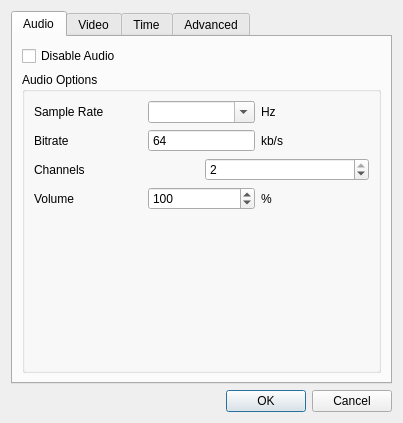
<?xml version="1.0" encoding="UTF-8"?>
<ui version="4.0">
 <class>ConversionParameterDialog</class>
 <widget class="QDialog" name="ConversionParameterDialog">
  <property name="geometry">
   <rect>
    <x>0</x>
    <y>0</y>
    <width>403</width>
    <height>423</height>
   </rect>
  </property>
  <property name="sizePolicy">
   <sizepolicy hsizetype="Ignored" vsizetype="Ignored">
    <horstretch>0</horstretch>
    <verstretch>0</verstretch>
   </sizepolicy>
  </property>
  <property name="windowTitle">
   <string>Conversion Parameters</string>
  </property>
  <layout class="QHBoxLayout" name="horizontalLayout">
   <item>
    <layout class="QVBoxLayout" name="verticalLayout">
     <item>
      <widget class="QTabWidget" name="tabWidget">
       <property name="currentIndex">
        <number>0</number>
       </property>
       <widget class="QWidget" name="tab_audio">
        <attribute name="title">
         <string>Audio</string>
        </attribute>
        <layout class="QVBoxLayout" name="verticalLayout_2">
         <item>
          <widget class="QCheckBox" name="chkDisableAudio">
           <property name="text">
            <string>Disable Audio</string>
           </property>
          </widget>
         </item>
         <item>
          <widget class="QGroupBox" name="groupAudioOptions">
           <property name="title">
            <string>Audio Options</string>
           </property>
           <layout class="QFormLayout" name="formLayout">
            <item row="0" column="0" colspan="2">
             <layout class="QHBoxLayout" name="horizontalLayout_4">
              <item>
               <widget class="QLabel" name="lblSampleRate">
                <property name="text">
                 <string>Sample Rate</string>
                </property>
               </widget>
              </item>
              <item>
               <widget class="QComboBox" name="cbAudioSampleRate">
                <property name="editable">
                 <bool>true</bool>
                </property>
               </widget>
              </item>
              <item>
               <widget class="QLabel" name="lblHz">
                <property name="text">
                 <string>Hz</string>
                </property>
               </widget>
              </item>
             </layout>
            </item>
            <item row="1" column="0" colspan="2">
             <layout class="QHBoxLayout" name="horizontalLayout_5">
              <item>
               <widget class="QLabel" name="lblAudioBitrate">
                <property name="text">
                 <string>Bitrate</string>
                </property>
               </widget>
              </item>
              <item>
               <widget class="QSpinBox" name="spinAudioBitrate">
                <property name="buttonSymbols">
                 <enum>QAbstractSpinBox::NoButtons</enum>
                </property>
                <property name="specialValueText">
                 <string>(auto)</string>
                </property>
                <property name="maximum">
                 <number>9999</number>
                </property>
                <property name="value">
                 <number>64</number>
                </property>
               </widget>
              </item>
              <item>
               <widget class="QLabel" name="lblAudioBitrateUnit">
                <property name="text">
                 <string>kb/s</string>
                </property>
               </widget>
              </item>
             </layout>
            </item>
            <item row="2" column="0" colspan="2">
             <layout class="QHBoxLayout" name="horizontalLayout_6">
              <item>
               <widget class="QLabel" name="label">
                <property name="text">
                 <string>Channels</string>
                </property>
               </widget>
              </item>
              <item>
               <widget class="QSpinBox" name="spinChannels">
                <property name="specialValueText">
                 <string>(auto)</string>
                </property>
                <property name="minimum">
                 <number>0</number>
                </property>
                <property name="maximum">
                 <number>2</number>
                </property>
                <property name="value">
                 <number>2</number>
                </property>
               </widget>
              </item>
             </layout>
            </item>
            <item row="3" column="0" colspan="2">
             <layout class="QHBoxLayout" name="horizontalLayout_12">
              <item>
               <widget class="QLabel" name="label_6">
                <property name="text">
                 <string>Volume</string>
                </property>
               </widget>
              </item>
              <item>
               <widget class="QSpinBox" name="spinVolume">
                <property name="minimum">
                 <number>1</number>
                </property>
                <property name="maximum">
                 <number>200</number>
                </property>
                <property name="value">
                 <number>100</number>
                </property>
               </widget>
              </item>
              <item>
               <widget class="QLabel" name="label_7">
                <property name="text">
                 <string>%</string>
                </property>
               </widget>
              </item>
             </layout>
            </item>
           </layout>
          </widget>
         </item>
        </layout>
       </widget>
       <widget class="QWidget" name="tab_video">
        <attribute name="title">
         <string>Video</string>
        </attribute>
        <layout class="QVBoxLayout" name="verticalLayout_3">
         <item>
          <widget class="QCheckBox" name="chkDisableVideo">
           <property name="text">
            <string>Disable Video</string>
           </property>
          </widget>
         </item>
         <item>
          <widget class="QGroupBox" name="groupVideoOptions">
           <property name="title">
            <string>Video Options</string>
           </property>
           <layout class="QFormLayout" name="formLayout_2">
            <item row="6" column="0">
             <widget class="QCheckBox" name="chkVideoSameQuality">
              <property name="toolTip">
               <string>Same Quantizer as Source</string>
              </property>
              <property name="text">
               <string>Same Quantizer as Source</string>
              </property>
             </widget>
            </item>
            <item row="7" column="0">
             <widget class="QCheckBox" name="chkDeinterlace">
              <property name="text">
               <string>Deinterlace</string>
              </property>
             </widget>
            </item>
            <item row="0" column="0" colspan="2">
             <layout class="QHBoxLayout" name="horizontalLayout_9">
              <item>
               <layout class="QHBoxLayout" name="horizontalLayout_7">
                <item>
                 <widget class="QLabel" name="label_2">
                  <property name="text">
                   <string>Width</string>
                  </property>
                 </widget>
                </item>
                <item>
                 <widget class="QSpinBox" name="spinWidth">
                  <property name="buttonSymbols">
                   <enum>QAbstractSpinBox::UpDownArrows</enum>
                  </property>
                  <property name="suffix">
                   <string> px</string>
                  </property>
                  <property name="maximum">
                   <number>9999</number>
                  </property>
                 </widget>
                </item>
                <item>
                 <spacer name="horizontalSpacer_2">
                  <property name="orientation">
                   <enum>Qt::Horizontal</enum>
                  </property>
                  <property name="sizeHint" stdset="0">
                   <size>
                    <width>40</width>
                    <height>20</height>
                   </size>
                  </property>
                 </spacer>
                </item>
               </layout>
              </item>
              <item>
               <layout class="QHBoxLayout" name="horizontalLayout_8">
                <item>
                 <widget class="QLabel" name="label_3">
                  <property name="text">
                   <string>Height</string>
                  </property>
                 </widget>
                </item>
                <item>
                 <widget class="QSpinBox" name="spinHeight">
                  <property name="buttonSymbols">
                   <enum>QAbstractSpinBox::UpDownArrows</enum>
                  </property>
                  <property name="suffix">
                   <string> px</string>
                  </property>
                  <property name="maximum">
                   <number>9999</number>
                  </property>
                 </widget>
                </item>
                <item>
                 <spacer name="horizontalSpacer_3">
                  <property name="orientation">
                   <enum>Qt::Horizontal</enum>
                  </property>
                  <property name="sizeHint" stdset="0">
                   <size>
                    <width>40</width>
                    <height>20</height>
                   </size>
                  </property>
                 </spacer>
                </item>
               </layout>
              </item>
             </layout>
            </item>
            <item row="1" column="0" colspan="2">
             <layout class="QHBoxLayout" name="horizontalLayout_10">
              <item>
               <widget class="QLabel" name="label_4">
                <property name="text">
                 <string>Bitrate</string>
                </property>
               </widget>
              </item>
              <item>
               <widget class="QSpinBox" name="spinVideoBitrate">
                <property name="buttonSymbols">
                 <enum>QAbstractSpinBox::NoButtons</enum>
                </property>
                <property name="specialValueText">
                 <string>(auto)</string>
                </property>
                <property name="maximum">
                 <number>9999</number>
                </property>
               </widget>
              </item>
              <item>
               <widget class="QLabel" name="label_5">
                <property name="text">
                 <string>kb/s</string>
                </property>
               </widget>
              </item>
             </layout>
            </item>
            <item row="4" column="0" colspan="2">
             <layout class="QGridLayout" name="gridLayout">
              <item row="0" column="1">
               <widget class="QSpinBox" name="spinCropTop">
                <property name="buttonSymbols">
                 <enum>QAbstractSpinBox::UpDownArrows</enum>
                </property>
                <property name="suffix">
                 <string> px</string>
                </property>
                <property name="maximum">
                 <number>9999</number>
                </property>
               </widget>
              </item>
              <item row="1" column="0">
               <widget class="QSpinBox" name="spinCropLeft">
                <property name="buttonSymbols">
                 <enum>QAbstractSpinBox::UpDownArrows</enum>
                </property>
                <property name="suffix">
                 <string> px</string>
                </property>
                <property name="maximum">
                 <number>9999</number>
                </property>
               </widget>
              </item>
              <item row="1" column="1">
               <widget class="QLabel" name="lblCrop">
                <property name="text">
                 <string>Crop</string>
                </property>
                <property name="alignment">
                 <set>Qt::AlignCenter</set>
                </property>
               </widget>
              </item>
              <item row="1" column="2">
               <widget class="QSpinBox" name="spinCropRight">
                <property name="buttonSymbols">
                 <enum>QAbstractSpinBox::UpDownArrows</enum>
                </property>
                <property name="suffix">
                 <string> px</string>
                </property>
                <property name="maximum">
                 <number>9999</number>
                </property>
               </widget>
              </item>
              <item row="2" column="1">
               <widget class="QSpinBox" name="spinCropBottom">
                <property name="buttonSymbols">
                 <enum>QAbstractSpinBox::UpDownArrows</enum>
                </property>
                <property name="suffix">
                 <string> px</string>
                </property>
                <property name="maximum">
                 <number>9999</number>
                </property>
               </widget>
              </item>
             </layout>
            </item>
            <item row="2" column="0">
             <spacer name="verticalSpacer">
              <property name="orientation">
               <enum>Qt::Vertical</enum>
              </property>
              <property name="sizeHint" stdset="0">
               <size>
                <width>20</width>
                <height>40</height>
               </size>
              </property>
             </spacer>
            </item>
           </layout>
          </widget>
         </item>
        </layout>
       </widget>
       <widget class="QWidget" name="tab_time">
        <attribute name="title">
         <string extracomment="time-related options (speed, length)">Time</string>
        </attribute>
        <layout class="QVBoxLayout" name="verticalLayout_9">
         <item>
          <widget class="QGroupBox" name="groupCutting">
           <property name="title">
            <string extracomment="video time cutting: options for begin time and end time">Cutting</string>
           </property>
           <layout class="QVBoxLayout" name="verticalLayout_7">
            <item>
             <layout class="QVBoxLayout" name="layoutTimeSel"/>
            </item>
            <item>
             <layout class="QHBoxLayout" name="horizontalLayout_3">
              <item>
               <spacer name="horizontalSpacer">
                <property name="orientation">
                 <enum>Qt::Horizontal</enum>
                </property>
                <property name="sizeHint" stdset="0">
                 <size>
                  <width>40</width>
                  <height>20</height>
                 </size>
                </property>
               </spacer>
              </item>
              <item>
               <widget class="QPushButton" name="btnInteractiveCutting">
                <property name="text">
                 <string comment="Cut video; select a range to convert">Cut</string>
                </property>
                <property name="icon">
                 <iconset resource="../images.qrc">
                  <normaloff>:/actions/icons/cut.png</normaloff>:/actions/icons/cut.png</iconset>
                </property>
               </widget>
              </item>
              <item>
               <widget class="QPushButton" name="btnPreview">
                <property name="text">
                 <string>&amp;Preview</string>
                </property>
                <property name="icon">
                 <iconset resource="../images.qrc">
                  <normaloff>:/actions/icons/preview_play.png</normaloff>:/actions/icons/preview_play.png</iconset>
                </property>
               </widget>
              </item>
             </layout>
            </item>
           </layout>
          </widget>
         </item>
         <item>
          <widget class="QGroupBox" name="groupScaling">
           <property name="title">
            <string extracomment="time scaling, changing the speed of the output file">Scaling</string>
           </property>
           <layout class="QVBoxLayout" name="verticalLayout_8">
            <item>
             <layout class="QHBoxLayout" name="horizontalLayout_2">
              <item>
               <widget class="QLabel" name="lblSpeed">
                <property name="text">
                 <string>Speed</string>
                </property>
               </widget>
              </item>
              <item>
               <widget class="QDoubleSpinBox" name="spinSpeedFactor">
                <property name="suffix">
                 <string notr="true">%</string>
                </property>
                <property name="minimum">
                 <double>10.000000000000000</double>
                </property>
                <property name="maximum">
                 <double>1000.000000000000000</double>
                </property>
               </widget>
              </item>
             </layout>
            </item>
           </layout>
          </widget>
         </item>
        </layout>
       </widget>
       <widget class="QWidget" name="tab_advanced">
        <attribute name="title">
         <string>Advanced</string>
        </attribute>
        <layout class="QVBoxLayout" name="verticalLayout_6">
         <item>
          <widget class="QGroupBox" name="groupBox">
           <property name="title">
            <string>FFmpeg</string>
           </property>
           <layout class="QVBoxLayout" name="verticalLayout_5">
            <item>
             <layout class="QVBoxLayout" name="verticalLayout_4">
              <item>
               <widget class="QLabel" name="lblFFmpegOptions">
                <property name="text">
                 <string>Additional FFmpeg Options</string>
                </property>
               </widget>
              </item>
              <item>
               <widget class="QPlainTextEdit" name="txtFFmpegOptions"/>
              </item>
             </layout>
            </item>
           </layout>
          </widget>
         </item>
        </layout>
       </widget>
      </widget>
     </item>
     <item>
      <widget class="QDialogButtonBox" name="buttonBox">
       <property name="orientation">
        <enum>Qt::Horizontal</enum>
       </property>
       <property name="standardButtons">
        <set>QDialogButtonBox::Cancel|QDialogButtonBox::Ok</set>
       </property>
      </widget>
     </item>
    </layout>
   </item>
  </layout>
 </widget>
 <tabstops>
  <tabstop>chkDisableAudio</tabstop>
  <tabstop>cbAudioSampleRate</tabstop>
  <tabstop>spinAudioBitrate</tabstop>
  <tabstop>spinChannels</tabstop>
  <tabstop>spinVolume</tabstop>
  <tabstop>spinWidth</tabstop>
  <tabstop>spinHeight</tabstop>
  <tabstop>spinVideoBitrate</tabstop>
  <tabstop>spinCropTop</tabstop>
  <tabstop>spinCropLeft</tabstop>
  <tabstop>spinCropRight</tabstop>
  <tabstop>spinCropBottom</tabstop>
  <tabstop>txtFFmpegOptions</tabstop>
  <tabstop>buttonBox</tabstop>
  <tabstop>chkDisableVideo</tabstop>
 </tabstops>
 <resources>
  <include location="../images.qrc"/>
 </resources>
 <connections>
  <connection>
   <sender>buttonBox</sender>
   <signal>accepted()</signal>
   <receiver>ConversionParameterDialog</receiver>
   <slot>accept()</slot>
   <hints>
    <hint type="sourcelabel">
     <x>253</x>
     <y>417</y>
    </hint>
    <hint type="destinationlabel">
     <x>157</x>
     <y>274</y>
    </hint>
   </hints>
  </connection>
  <connection>
   <sender>buttonBox</sender>
   <signal>rejected()</signal>
   <receiver>ConversionParameterDialog</receiver>
   <slot>reject()</slot>
   <hints>
    <hint type="sourcelabel">
     <x>321</x>
     <y>417</y>
    </hint>
    <hint type="destinationlabel">
     <x>286</x>
     <y>274</y>
    </hint>
   </hints>
  </connection>
  <connection>
   <sender>chkDisableAudio</sender>
   <signal>toggled(bool)</signal>
   <receiver>groupAudioOptions</receiver>
   <slot>setDisabled(bool)</slot>
   <hints>
    <hint type="sourcelabel">
     <x>113</x>
     <y>56</y>
    </hint>
    <hint type="destinationlabel">
     <x>229</x>
     <y>266</y>
    </hint>
   </hints>
  </connection>
  <connection>
   <sender>chkDisableVideo</sender>
   <signal>toggled(bool)</signal>
   <receiver>groupVideoOptions</receiver>
   <slot>setDisabled(bool)</slot>
   <hints>
    <hint type="sourcelabel">
     <x>236</x>
     <y>56</y>
    </hint>
    <hint type="destinationlabel">
     <x>227</x>
     <y>270</y>
    </hint>
   </hints>
  </connection>
 </connections>
</ui>
